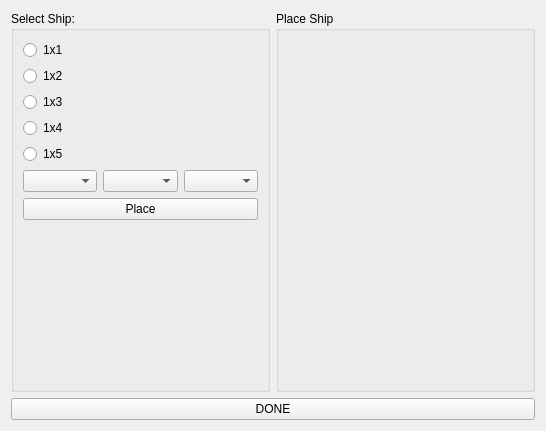
<?xml version="1.0" encoding="UTF-8"?>
<ui version="4.0">
 <class>PlaceShips</class>
 <widget class="QWidget" name="PlaceShips">
  <property name="geometry">
   <rect>
    <x>0</x>
    <y>0</y>
    <width>546</width>
    <height>431</height>
   </rect>
  </property>
  <property name="windowTitle">
   <string>Form</string>
  </property>
  <layout class="QVBoxLayout" name="verticalLayout_4">
   <item>
    <layout class="QVBoxLayout" name="verticalLayout_3">
     <item>
      <layout class="QHBoxLayout" name="horizontalLayout">
       <item>
        <widget class="QGroupBox" name="select_groupBox">
         <property name="title">
          <string>Select Ship:</string>
         </property>
         <layout class="QVBoxLayout" name="verticalLayout_2">
          <item>
           <widget class="QRadioButton" name="ship1_radioButton">
            <property name="text">
             <string>1x1</string>
            </property>
           </widget>
          </item>
          <item>
           <widget class="QRadioButton" name="ship2_radioButton">
            <property name="text">
             <string>1x2</string>
            </property>
           </widget>
          </item>
          <item>
           <widget class="QRadioButton" name="ship3_radioButton">
            <property name="text">
             <string>1x3</string>
            </property>
           </widget>
          </item>
          <item>
           <widget class="QRadioButton" name="ship4_radioButton">
            <property name="text">
             <string>1x4</string>
            </property>
           </widget>
          </item>
          <item>
           <widget class="QRadioButton" name="ship5_radioButton">
            <property name="text">
             <string>1x5</string>
            </property>
           </widget>
          </item>
          <item>
           <layout class="QHBoxLayout" name="horizontalLayout_2">
            <item>
             <widget class="QComboBox" name="col_comboBox"/>
            </item>
            <item>
             <widget class="QComboBox" name="row_comboBox"/>
            </item>
            <item>
             <widget class="QComboBox" name="direction_comboBox"/>
            </item>
           </layout>
          </item>
          <item>
           <widget class="QPushButton" name="place_pushButton">
            <property name="text">
             <string>Place</string>
            </property>
           </widget>
          </item>
          <item>
           <spacer name="verticalSpacer">
            <property name="orientation">
             <enum>Qt::Vertical</enum>
            </property>
            <property name="sizeHint" stdset="0">
             <size>
              <width>20</width>
              <height>40</height>
             </size>
            </property>
           </spacer>
          </item>
         </layout>
        </widget>
       </item>
       <item>
        <widget class="QGroupBox" name="place_groupBox">
         <property name="title">
          <string>Place Ship</string>
         </property>
         <layout class="QVBoxLayout" name="verticalLayout">
          <item>
           <widget class="Grid" name="board_Grid" native="true"/>
          </item>
         </layout>
        </widget>
       </item>
      </layout>
     </item>
     <item>
      <widget class="QPushButton" name="done_pushButton">
       <property name="text">
        <string>DONE</string>
       </property>
      </widget>
     </item>
    </layout>
   </item>
  </layout>
 </widget>
 <customwidgets>
  <customwidget>
   <class>Grid</class>
   <extends>QWidget</extends>
   <header>grid.h</header>
   <container>1</container>
  </customwidget>
 </customwidgets>
 <resources/>
 <connections/>
</ui>
